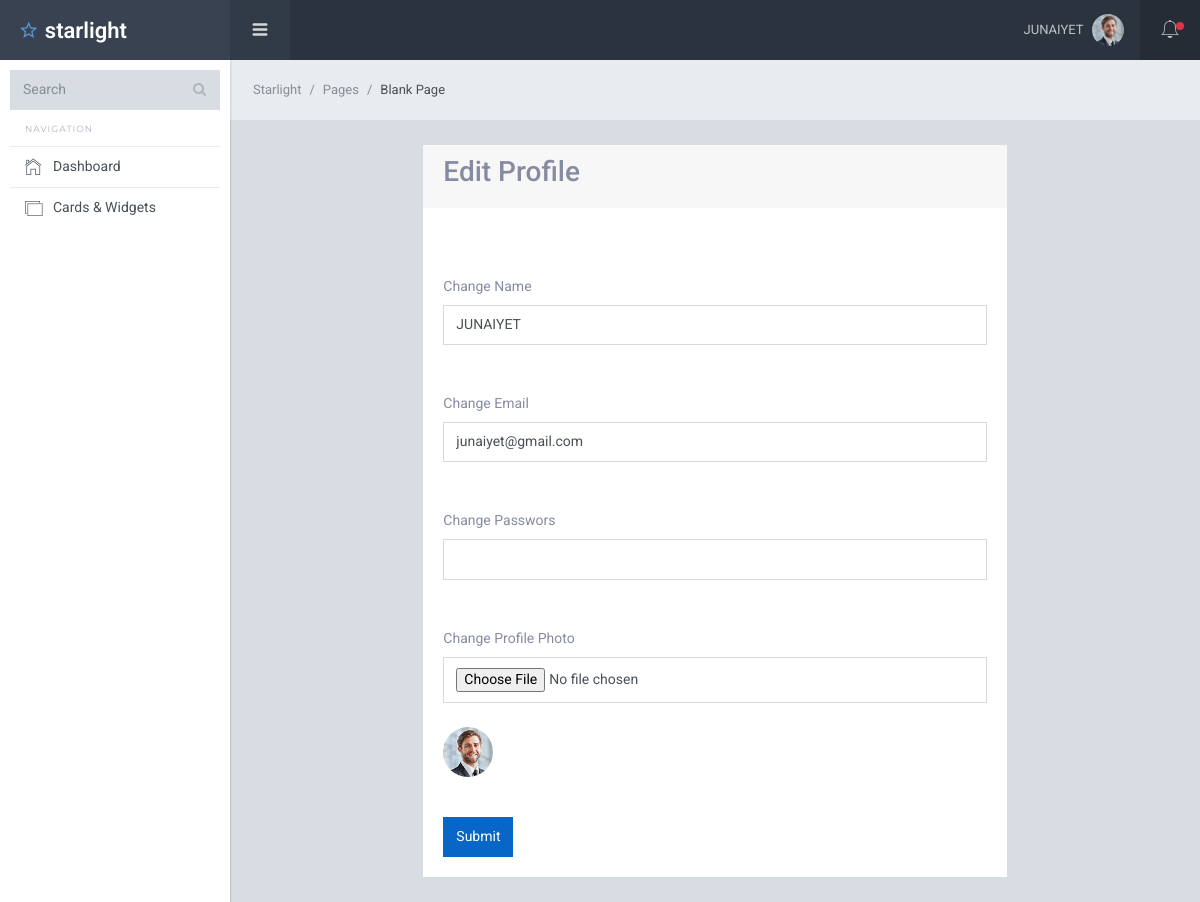
Page /users/edit_profile.php (signed in) on the committed database.
### tables this page shows
CREATE TABLE `users` (
  `id` int(11) NOT NULL,
  `name` varchar(80) NOT NULL,
  `email` varchar(80) NOT NULL,
  `password` varchar(80) NOT NULL,
  `profile_photo` varchar(80) NOT NULL,
  `created_at` datetime NOT NULL,
  `status` int(11) NOT NULL DEFAULT 0,
  `role` int(11) DEFAULT NULL
);

### users/edit_profile.php (the view, shortened to what this page needs)
<?php
require '../db.php';
require '../dashbord_parts/header.php';
 ?>
<div class="sl-mainpanel">
    <nav class="breadcrumb sl-breadcrumb">
        <a class="breadcrumb-item" href="index.html">Starlight</a>
        <a class="breadcrumb-item" href="index.html">Pages</a>
        <span class="breadcrumb-item active">Blank Page</span>
    </nav>
    <div class="sl-pagebody">
      <div class="container">
          <div class="row">
              <div class="col-lg-8 m-auto">
                  <div class="card">
                     <div class="card-header">
                         <h3>Edit Profile</h3>
                     </div>
                     <div class="card-body">
                         <form action="update_profile.php" method="POST" enctype="multipart/form-data">
                         <div class="mt-5">
                             <label for="">Change Name</label>
                             <input class="form-control" type="text" name="name" value="<?=$after_assos_info['name']?>">
                         </div>
                         <div class="mt-5">
                             <label for="">Change Email</label>
                             <input class="form-control" type="emial" name="email" value="<?=$after_assos_info['email']?>">
                         </div>
                         <div class="mt-5">
                             <label for="">Change Passwors</label>
                             <input class="form-control" type="password" name="password" value="">
                         </div>
                         <div class="mt-5">
                             <label for="">Change Profile Photo</label>
                             <input type="file" class="form-control" name="profile_photo" oninput="pic.src=window.URL.createObjectURL(this.files[0])">
                            <img width="50" style="border-radius: 50%;" class="my-4" id="pic" src="/protfolio/uplodeds/users/<?=$after_assos_info['profile_photo']; ?>">
                            </div>
                         <div class="mt-3">
                         <button type="submit" class="btn btn-primary">Submit</button>
                            </div>
                            </form>
                     </div>
                  </div>
              </div>
          </div>
      </div>
    </div>
</div>
<?php require '../dashbord_parts/footer.php' ?>

### dashbord_parts/header.php (shortened to what this page needs)
<?php
$id = $_SESSION['id'];
$select_profile = "SELECT * FROM users WHERE id=$id";
$select_profile_result = mysqli_query($db_connection,$select_profile) ;
$after_assos_info = mysqli_fetch_assoc($select_profile_result);
?>
<!DOCTYPE html>
<html lang="en">
<head>
    <link href="/protfolio/dashbord_assets/lib/font-awesome/css/font-awesome.css" rel="stylesheet">
    <link href="/protfolio/dashbord_assets/lib/Ionicons/css/ionicons.css" rel="stylesheet">
    <link href="/protfolio/dashbord_assets/lib/perfect-scrollbar/css/perfect-scrollbar.css" rel="stylesheet">
    <link rel="stylesheet" href="/protfolio/dashbord_assets/css/starlight.css">
</head>
<body>
    <div class="sl-logo"><a href=""><i class="icon ion-android-star-outline"></i> starlight</a></div>
    <div class="sl-sideleft">
        <div class="input-group input-group-search">
            <input type="search" name="search" class="form-control" placeholder="Search">
            <span class="input-group-btn">
                <button class="btn"><i class="fa fa-search"></i></button>
            </span>
        </div>
        <label class="sidebar-label">Navigation</label>
        <div class="sl-sideleft-menu">
            <a href="/protfolio/dashbord.php" class="sl-menu-link">
                <div class="sl-menu-item">
                    <i class="menu-item-icon icon ion-ios-home-outline tx-22"></i>
                    <span class="menu-item-label" >Dashboard</span>
                </div>
            </a>
            <a href="widgets.html" class="sl-menu-link">
                <div class="sl-menu-item">
                    <i class="menu-item-icon icon ion-ios-photos-outline tx-20"></i>
                    <span class="menu-item-label">Cards &amp; Widgets</span>
                </div>
            </a>
        </div>
        <br>
    </div>
    <div class="sl-header">
        <div class="sl-header-left">
            <div class="navicon-left hidden-md-down"><a id="btnLeftMenu" href=""><i class="icon ion-navicon-round"></i></a></div>
        </div>
        <div class="sl-header-right">
            <nav class="nav">
                <div class="dropdown">
                    <a href="" class="nav-link nav-link-profile" data-toggle="dropdown">
                        <span class="logged-name"><?= $after_assos_info['name'] ;?></span></span>
                        <img src="/protfolio/uplodeds/users/<?= $after_assos_info['profile_photo']?>" class="wd-32 rounded-circle" alt="">
                    </a>
                </div>
            </nav>
            <div class="navicon-right">
                <a id="btnRightMenu" href="" class="pos-relative">
                    <i class="icon ion-ios-bell-outline"></i>
                    <span class="square-8 bg-danger"></span>
                </a>
            </div>
        </div>
    </div>

### rows in the picture
users: name "JUNAIYET", profile_photo (picture), email "junaiyet@gmail.com"
